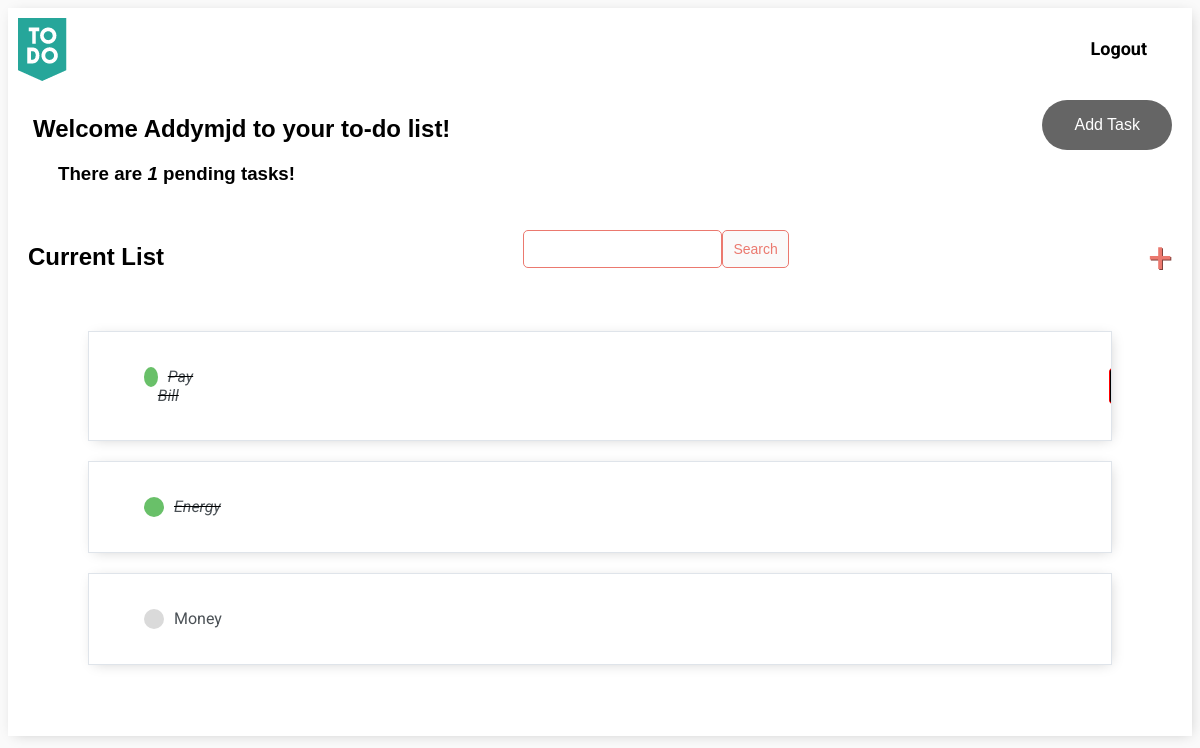
Before: / (signed in) with the older database file.
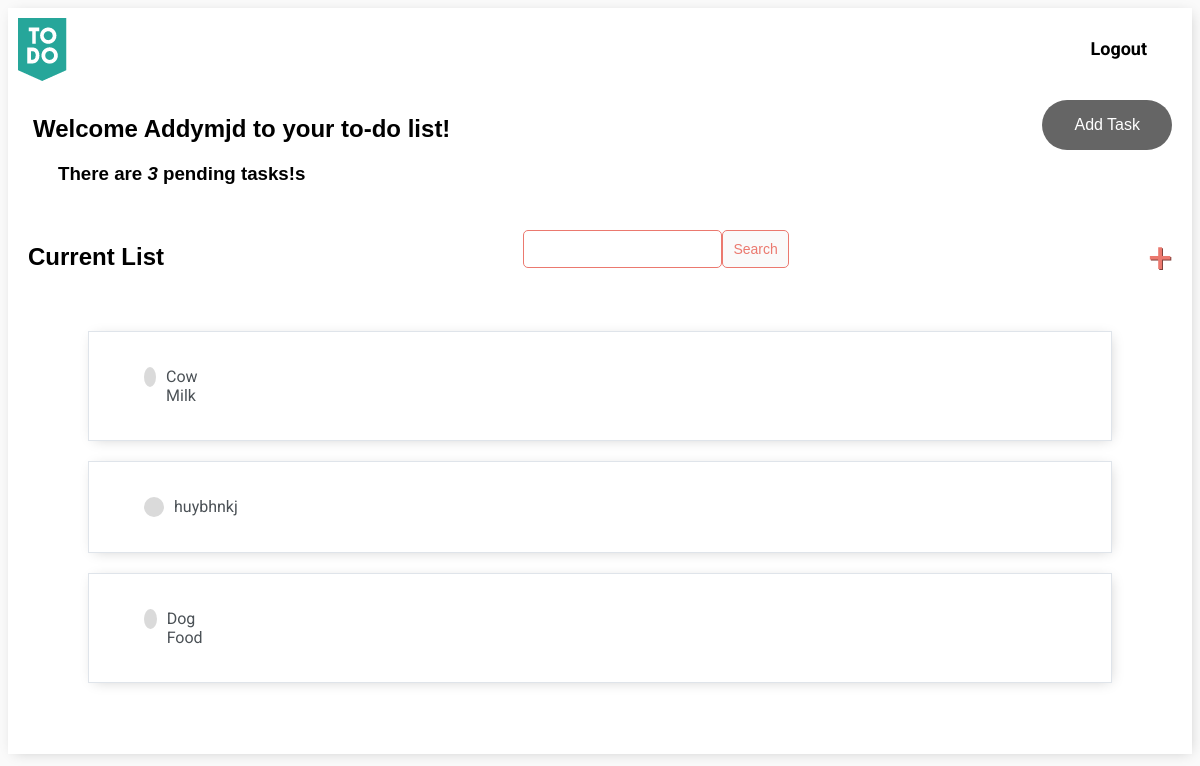
After: the same page with the newer database file.
### useend/models.py (models this page shows)
class Task(models.Model):
    3
    PRIORITY_LIST = (
    ('High', 'High'),
    ('Medium', 'Medium'),
    ('Low','Low')
    )
    user = models.ForeignKey(User,on_delete=models.CASCADE,null=True,blank=True)
    title = models.CharField(max_length=250)
    description = models.CharField(max_length=250,null=False,blank=False)
    priority = models.CharField(choices=PRIORITY_LIST, max_length=128)
    complete = models.BooleanField(default=False)
    when_created = models.DateTimeField(auto_now_add=True)
    def __str__(self):
        return self.title
    class Meta:
        ordering = ['priority']

### useend/views.py (the view)
# urls.py: path('', TaskList.as_view(), name='tasks'),
class TaskList(LoginRequiredMixin,ListView):
    model = Task
    context_object_name = 'tasks'
    def get_context_data(self, **kwargs):
        context = super().get_context_data(**kwargs)
        context['tasks'] = context['tasks'].filter(user=self.request.user)
        context['count'] = context['tasks'].filter(complete=False).count()
        search_input = self.request.GET.get('search-area') or ''
        if search_input:
            context['tasks'] = context['tasks'].filter(
                title__startswith=search_input)
        context['search_input'] = search_input
        return context

### useend/templates/useend/task_list.html (shortened to what this page needs)
{% extends 'useend/main.html' %}
{% load static %}
{% block content %}
<div class="header-bar">
    <div  >
        <a href="{% url 'tasks' %}"> <img src="{% static 'assets/to-do.png' %}"> </a>
    </div>
    {% if request.user.is_authenticated %}
        <a href="{% url 'logout' %}">Logout</a>
    {% else %}
        <a href="{% url 'login' %}">Login</a>
    {% endif %}
</div>
<div id="outer" style="width:100%;">
   <h2 clas="inner" style=" padding-left:25px; display:inline-block;">Welcome {{request.user | title}} to your to-do list!</h2>
  <div class="inner" style="display:inline-block;text-align:right; float:right;"><button style="background-color: #000;border: none;color: white;padding: 16px 32px;text-align: center;font-size: 16px;opacity: 0.6;transition: 0.3s;display: inline-block;text-decoration: none;cursor: pointer; margin-top:5px; margin-right: 20px;border-radius:25px;"> <a style="text-decoration:none; color:white;" href="{% url 'task-create' %}">Add Task</a></button></div>
</div>
    <h3 style="margin-left:50px; margin-top:0px;">There are <i>{{count}}</i> pending tasks!{{ count|pluralize:"s" }}</h3>
<div id="search-add-wrapper">
    <h2>Current List  </h2>
    <form method="GET" style="display: flex;">
        <input type='text' name='search-area' value="{{search_input}}">
        <input class="button" type="submit" value='Search'>
    </form>
    <a id="add-link" href="{% url 'task-create' %}">&#x2b;</a>
</div>
<div id="tasklist" class="task-items-wrapper" >
    {% for task in tasks %}
    <div class="task-wrapper" data-position="{{task.pk}}" >
        <div class="task-title" >
            {% if task.complete %}
            <div class="task-complete-icon"></div>
            <i><s><a href="{% url 'task-update' task.id %}">{{task}}</a></s></i>
             {% else %}
            <div class="task-incomplete-icon"></div>
            <a href="{% url 'task-update' task.id %}">{{task}}</a> {% endif %}
        </div>
       <div class="button1" style="margin-left:890px;"> <i>{{task.priority}}</i> </div>
    </div>
    {% empty %}
    <h3 style="padding: 15px;">No items in list</h3>
    {% endfor %}
</div>
    <h3 style="padding: 15px; color:white">No items in list</h3>
{% endblock content %}

### useend/templates/useend/main.html (shortened to what this page needs)
{% load static %}
<html>
<head>
 <link rel="stylesheet"  href="{%  static  'css/style.css'  %}">
</head>
<body>
    <div class="container">
        {% block content %}
        {% endblock content%}
    </div>
</body>
</html>

### useend/static/css/style.css (style rules this page uses)
body { background-color: #FAFAFA; font-family: 'Roboto', sans-serif; }
.container { max-width: auto; max-height: auto; margin: auto; background-color: #fff; -webkit-box-shadow: 2px 2px 13px -4px rgba(0, 0, 0, 0.21); box-shadow: 2px 2px 13px -4px rgba(0, 0, 0, 0.21); }
h1, h2, h3, h4, h5, h6 { font-family: 'Roboto', sans-serif; font-family: 'Ubuntu', sans-serif; }
a, p { color: #4b5156 }
.header-bar { display: flex; justify-content: space-between; color: #000; padding: 10px; border-radius: 5px 5px 0 0; background-color:#fff; }
.header-bar a { color:black; border-color: #000; text-decoration: none; margin-top: 20px; font-weight: bold; padding-right: 35px; font-size: 18px; }

### useend/templates/useend/main.html (style rules this page uses)
.task-wrapper { display: flex; align-items: center; justify-content: space-between; background-color: #fff; border-top: 1px solid #dfe4ea; border-bottom: 1px solid #dfe4ea; border-left: 1px solid #dfe4ea; transition: transform .2s; border-right: 1px solid #dfe4ea; overflow: hidden; padding-right: 35px; padding-left: 35px; padding-top:15px; padding-bottom:15px; margin-top:20px; margin-left: 80px; margin-right: 80px; -webkit-box-shadow: 2px 2px 13px -4px rgba(0, 0, 0, 0.21); box-shadow: 2px 2px 13px -4px rgba(0, 0, 0, 0.21); border-spacing: 15px 50px; }
.task-title { display: flex; padding: 20px; }
.task-title a { text-decoration: none; color: #4b5156; margin-left: 10px; }
.task-incomplete-icon { height: 20px; width: 20px; background-color: rgb(218, 218, 218); border-radius: 50%; }
#add-link { color: #EB796F; text-decoration: none; font-size: 42px; text-shadow: 1px 1px #81413b; }
#search-add-wrapper { display: flex; justify-content: space-between; align-items: center; padding: 20px; }
input[type=text], input[type=password], textarea { border: 1px solid #EB796F; border-radius: 5px; padding: 10px; width: 90%; }
.button { border: 1px solid #EB796F; background-color: #FAFAFA; color: #EB796F; padding: 10px; font-size: 14px; border-radius: 5px; cursor: pointer; text-decoration: none; }

Changed rows visible on the page:
removed Task: title "Pay Bill"
removed Task: title "Energy"
removed Task: title "Money"
added Task: title "Cow Milk"
added Task: title "huybhnkj"
added Task: title "Dog Food"
Other visible differences:
{{ count }}: "1" → "3"
